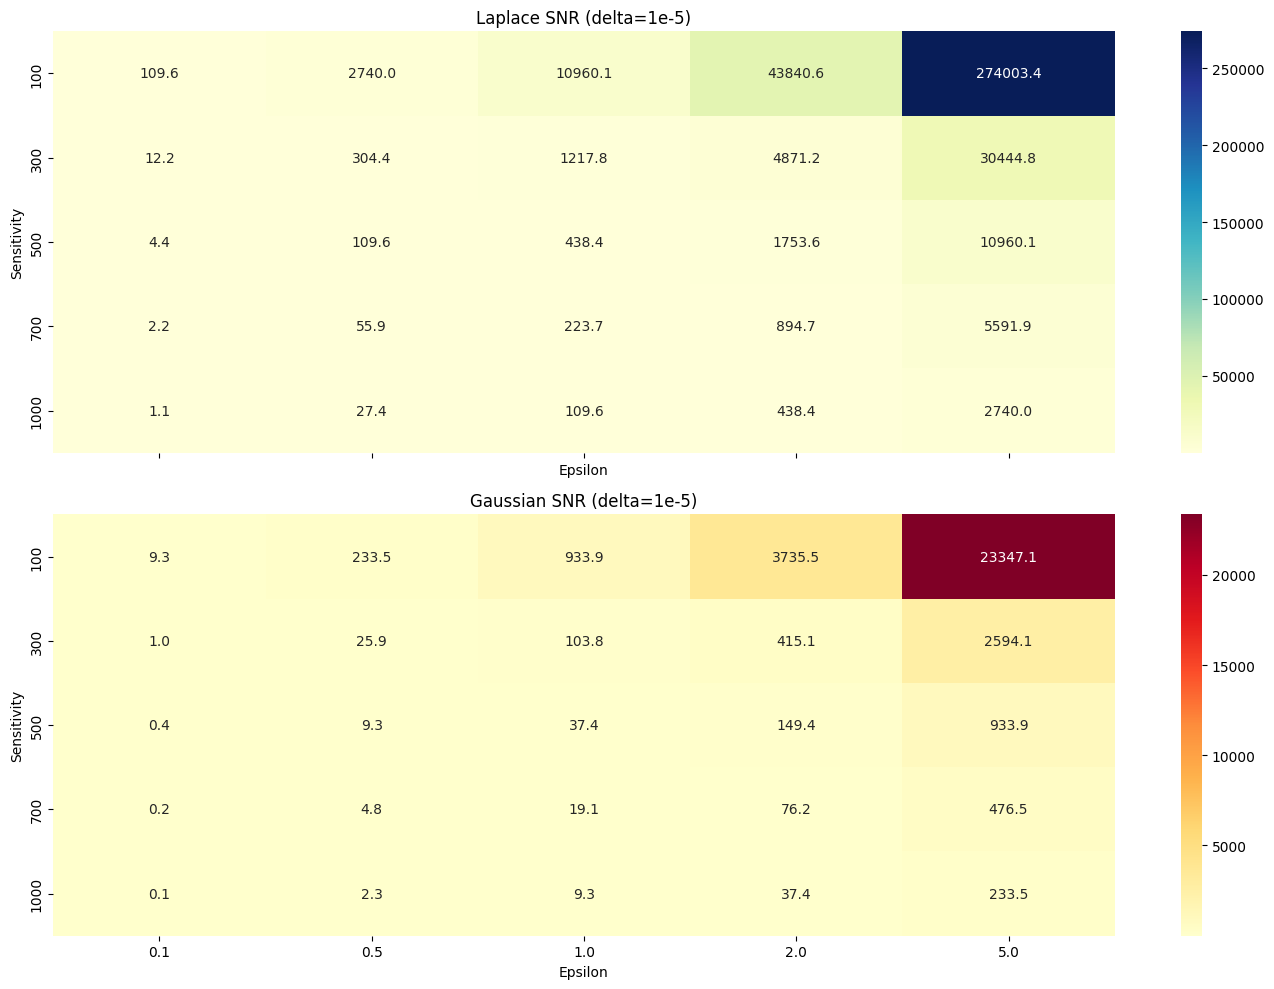

Reproduce this figure in Python.
# Define ranges for epsilon, delta, and sensitivity
epsilon_values = [0.1, 0.5, 1.0, 2.0, 5.0]
delta_values = [1e-7, 1e-5, 1e-3]
sensitivity_values = [100, 300, 500, 700, 1000]

# Collect results for plotting
results = []

for eps in epsilon_values:
    for delt in delta_values:
        for sens in sensitivity_values:
            # Laplace noise SNR
            lap_var = 2 * (sens / eps) ** 2

            # Gaussian noise SNR
            gauss_std = np.sqrt(2 * np.log(1.25 / delt)) * sens / eps
            gauss_var = gauss_std ** 2

            snr_lap = signal_var / lap_var
            snr_gauss = signal_var / gauss_var

            results.append({
                "epsilon": eps,
                "delta": delt,
                "sensitivity": sens,
                "snr_laplace": snr_lap,
                "snr_gaussian": snr_gauss
            })

# Convert results to arrays for plotting
import pandas as pd
df = pd.DataFrame(results)

# Plot SNR heatmaps
import seaborn as sns
import matplotlib.pyplot as plt

fig, axes = plt.subplots(2, 1, figsize=(14, 10), sharex=True)

# Laplace SNR heatmap
pivot_lap = df[df["delta"] == 1e-5].pivot(index="sensitivity", columns="epsilon", values="snr_laplace")
sns.heatmap(pivot_lap, annot=True, fmt=".1f", cmap="YlGnBu", ax=axes[0])
axes[0].set_title("Laplace SNR (delta=1e-5)")
axes[0].set_ylabel("Sensitivity")
axes[0].set_xlabel("Epsilon")

# Gaussian SNR heatmap
pivot_gauss = df[df["delta"] == 1e-5].pivot(index="sensitivity", columns="epsilon", values="snr_gaussian")
sns.heatmap(pivot_gauss, annot=True, fmt=".1f", cmap="YlOrRd", ax=axes[1])
axes[1].set_title("Gaussian SNR (delta=1e-5)")
axes[1].set_ylabel("Sensitivity")
axes[1].set_xlabel("Epsilon")

plt.tight_layout()
plt.show()
